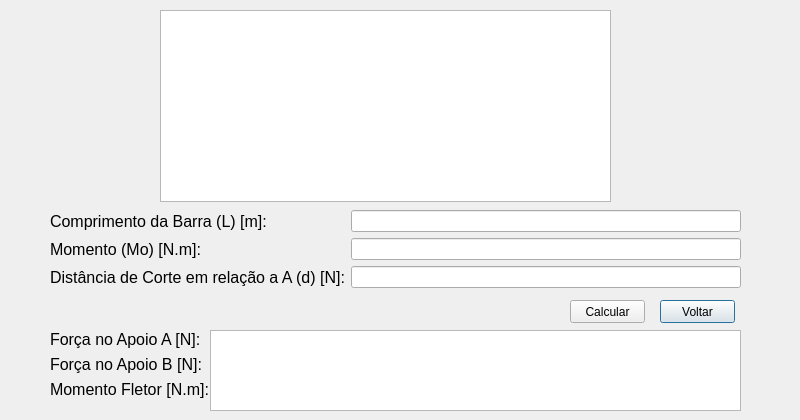
<?xml version="1.0" encoding="UTF-8"?>
<ui version="4.0">
 <class>Dialog</class>
 <widget class="QDialog" name="Dialog">
  <property name="geometry">
   <rect>
    <x>0</x>
    <y>0</y>
    <width>800</width>
    <height>420</height>
   </rect>
  </property>
  <property name="windowTitle">
   <string>Exemplo 3</string>
  </property>
  <widget class="QWidget" name="formLayoutWidget">
   <property name="geometry">
    <rect>
     <x>50</x>
     <y>210</y>
     <width>691</width>
     <height>81</height>
    </rect>
   </property>
   <layout class="QFormLayout" name="formLayout_2">
    <item row="0" column="0">
     <widget class="QLabel" name="label">
      <property name="font">
       <font>
        <pointsize>12</pointsize>
       </font>
      </property>
      <property name="text">
       <string>Comprimento da Barra (L) [m]:</string>
      </property>
     </widget>
    </item>
    <item row="0" column="1">
     <widget class="QLineEdit" name="lineEdit"/>
    </item>
    <item row="1" column="0">
     <widget class="QLabel" name="label_11">
      <property name="font">
       <font>
        <pointsize>12</pointsize>
       </font>
      </property>
      <property name="text">
       <string>Momento (Mo) [N.m]:</string>
      </property>
     </widget>
    </item>
    <item row="1" column="1">
     <widget class="QLineEdit" name="lineEdit_3"/>
    </item>
    <item row="2" column="0">
     <widget class="QLabel" name="label_2">
      <property name="font">
       <font>
        <pointsize>12</pointsize>
       </font>
      </property>
      <property name="text">
       <string>Distância de Corte em relação a A (d) [N]:</string>
      </property>
     </widget>
    </item>
    <item row="2" column="1">
     <widget class="QLineEdit" name="lineEdit_2"/>
    </item>
   </layout>
  </widget>
  <widget class="QPushButton" name="pushButton_2">
   <property name="geometry">
    <rect>
     <x>660</x>
     <y>300</y>
     <width>75</width>
     <height>23</height>
    </rect>
   </property>
   <property name="text">
    <string>Voltar</string>
   </property>
  </widget>
  <widget class="QTextBrowser" name="textBrowser">
   <property name="geometry">
    <rect>
     <x>160</x>
     <y>10</y>
     <width>451</width>
     <height>192</height>
    </rect>
   </property>
   <property name="html">
    <string>&lt;!DOCTYPE HTML PUBLIC &quot;-//W3C//DTD HTML 4.0//EN&quot; &quot;http://www.w3.org/TR/REC-html40/strict.dtd&quot;&gt;
&lt;html&gt;&lt;head&gt;&lt;meta name=&quot;qrichtext&quot; content=&quot;1&quot; /&gt;&lt;style type=&quot;text/css&quot;&gt;
p, li { white-space: pre-wrap; }
&lt;/style&gt;&lt;/head&gt;&lt;body style=&quot; font-family:'MS Shell Dlg 2'; font-size:8.25pt; font-weight:400; font-style:normal;&quot;&gt;
&lt;p align=&quot;center&quot; style=&quot; margin-top:0px; margin-bottom:0px; margin-left:0px; margin-right:0px; -qt-block-indent:0; text-indent:0px;&quot;&gt;&lt;img src=&quot;:/images/Exercicío 8.jpg&quot; /&gt;&lt;/p&gt;&lt;/body&gt;&lt;/html&gt;</string>
   </property>
  </widget>
  <widget class="QPushButton" name="pushButton">
   <property name="geometry">
    <rect>
     <x>570</x>
     <y>300</y>
     <width>75</width>
     <height>23</height>
    </rect>
   </property>
   <property name="text">
    <string>Calcular</string>
   </property>
  </widget>
  <widget class="QWidget" name="formLayoutWidget_2">
   <property name="geometry">
    <rect>
     <x>50</x>
     <y>330</y>
     <width>691</width>
     <height>81</height>
    </rect>
   </property>
   <layout class="QFormLayout" name="formLayout_3">
    <item row="0" column="0">
     <widget class="QLabel" name="label_7">
      <property name="font">
       <font>
        <pointsize>12</pointsize>
       </font>
      </property>
      <property name="text">
       <string>Força no Apoio A [N]:</string>
      </property>
     </widget>
    </item>
    <item row="0" column="1">
     <widget class="QLabel" name="label_8">
      <property name="font">
       <font>
        <pointsize>12</pointsize>
       </font>
      </property>
      <property name="text">
       <string/>
      </property>
     </widget>
    </item>
    <item row="1" column="0">
     <widget class="QLabel" name="label_9">
      <property name="font">
       <font>
        <pointsize>12</pointsize>
       </font>
      </property>
      <property name="text">
       <string>Força no Apoio B [N]:</string>
      </property>
     </widget>
    </item>
    <item row="1" column="1">
     <widget class="QLabel" name="label_10">
      <property name="font">
       <font>
        <pointsize>12</pointsize>
       </font>
      </property>
      <property name="text">
       <string/>
      </property>
     </widget>
    </item>
    <item row="2" column="0">
     <widget class="QLabel" name="label_3">
      <property name="font">
       <font>
        <pointsize>12</pointsize>
       </font>
      </property>
      <property name="text">
       <string>Momento Fletor [N.m]:</string>
      </property>
     </widget>
    </item>
    <item row="2" column="1">
     <widget class="QLabel" name="label_4">
      <property name="font">
       <font>
        <pointsize>12</pointsize>
       </font>
      </property>
      <property name="text">
       <string/>
      </property>
     </widget>
    </item>
   </layout>
  </widget>
  <widget class="QLabel" name="label_5">
   <property name="geometry">
    <rect>
     <x>0</x>
     <y>0</y>
     <width>800</width>
     <height>420</height>
    </rect>
   </property>
   <property name="text">
    <string/>
   </property>
   <property name="pixmap">
    <pixmap resource="resources/resources.qrc">:/images/exercicio3.jpg</pixmap>
   </property>
  </widget>
  <widget class="QTextBrowser" name="textBrowser_2">
   <property name="geometry">
    <rect>
     <x>210</x>
     <y>330</y>
     <width>531</width>
     <height>81</height>
    </rect>
   </property>
  </widget>
  <zorder>label_5</zorder>
  <zorder>textBrowser_2</zorder>
  <zorder>formLayoutWidget</zorder>
  <zorder>pushButton_2</zorder>
  <zorder>textBrowser</zorder>
  <zorder>pushButton</zorder>
  <zorder>formLayoutWidget_2</zorder>
 </widget>
 <resources>
  <include location="resources/resources.qrc"/>
 </resources>
 <connections>
  <connection>
   <sender>pushButton_2</sender>
   <signal>clicked()</signal>
   <receiver>Dialog</receiver>
   <slot>close()</slot>
   <hints>
    <hint type="sourcelabel">
     <x>697</x>
     <y>311</y>
    </hint>
    <hint type="destinationlabel">
     <x>399</x>
     <y>234</y>
    </hint>
   </hints>
  </connection>
 </connections>
</ui>
